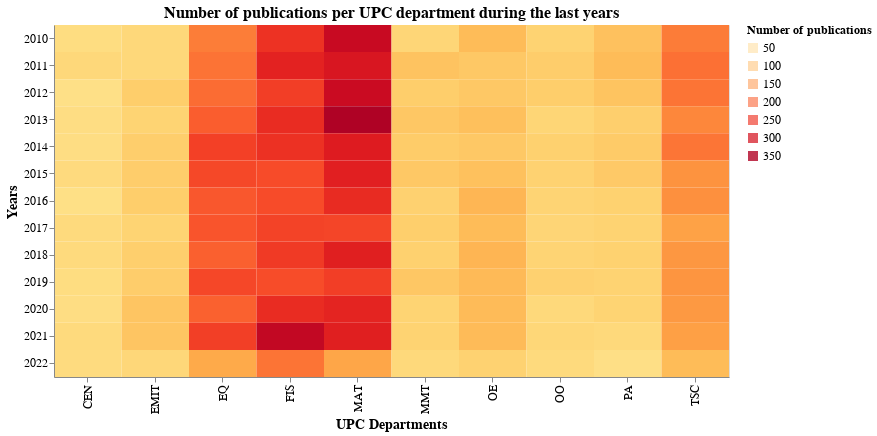

This figure's notebook cell:
### Markdown cell above
Now we could add some greyscale to avoid losing the evolution if we select one element.

### Code cell
base = alt.Chart(df1_complete).mark_rect(
    ).encode(
    x=alt.X('DEPARTAMENT UPC ACRO', title='UPC Departments', axis = alt.Axis (labelFontSize=12, titleFontSize = 14)),
    y=alt.Y('ANYS:O', title='Years', axis = alt.Axis (labelFontSize=12, titleFontSize = 14)),
    color=alt.condition(click1, alt.Color('PUBLICACIONS:Q',
              title='Number of publications',
              scale=alt.Scale(scheme='yelloworangered'), legend = alt.Legend(titleFontSize = 12, labelFontSize=12)), alt.value('grey')),
    opacity = alt.condition(click1, alt.value(1), alt.Opacity('PUBLICACIONS:Q'))
    ).properties (
        title=alt.TitleParams("Number of publications per UPC department during the last years",fontSize=16),
        width = 675,
        height = 352
    )

base.interactive().add_selection(click1)

### Figure 1 — Vega-Lite specification as saved in the notebook (floating-point values rounded to 4 significant figures; data arrays with more than 128 entries replaced by an {"elided": "..."} marker saying what was removed)
{"config": {"view": {"continuousWidth": 400, "continuousHeight": 300}}, "data": {"name": "data-15fc166f4607b9f53dc86e38c575c4a2"}, "mark": "rect", "encoding": {"color": {"condition": {"field": "PUBLICACIONS", "legend": {"labelFontSize": 12, "titleFontSize": 12}, "scale": {"scheme": "yelloworangered"}, "title": "Number of publications", "type": "quantitative", "selection": "selector001"}, "value": "grey"}, "opacity": {"condition": {"value": 1, "selection": "selector001"}, "field": "PUBLICACIONS", "type": "quantitative"}, "x": {"axis": {"labelFontSize": 12, "titleFontSize": 14}, "field": "DEPARTAMENT UPC ACRO", "title": "UPC Departments", "type": "nominal"}, "y": {"axis": {"labelFontSize": 12, "titleFontSize": 14}, "field": "ANYS", "title": "Years", "type": "ordinal"}}, "height": 352, "selection": {"selector005": {"type": "interval", "bind": "scales", "encodings": ["x", "y"]}, "selector001": {"type": "multi", "fields": ["DEPARTAMENT UPC ACRO"]}}, "title": {"text": "Number of publications per UPC department during the last years", "fontSize": 16}, "width": 675, "$schema": "https://vega.github.io/schema/vega-lite/v4.17.0.json", "datasets": {"data-15fc166f4607b9f53dc86e38c575c4a2": {"elided": "130 records"}}}
